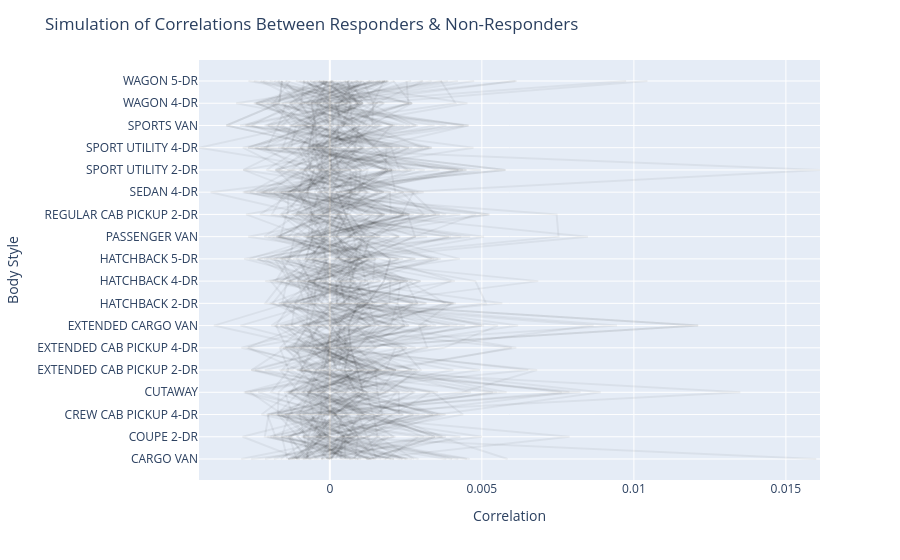

Notebook cell for this chart:
### Code cell
fig = px.line()
rng = np.random.default_rng()
x_all = rng.choice(sens_res["correlations"], size=100, axis=0)
num_traces = x_all.shape[0]
y = body_styles_series

for i in range(num_traces):
    x = x_all[i, :]
    fig.add_trace(
        go.Scatter(
            x=x,
            y=y,
            opacity=0.05,
            mode="lines",
            line = dict(color='black'),
            showlegend=False
        )
    )


fig.update_layout(
    title=f"Simulation of Correlations Between Responders & Non-Responders",
    yaxis={"title": "Body Style"},
    xaxis={"title": "Correlation"}
)

fig.show()
